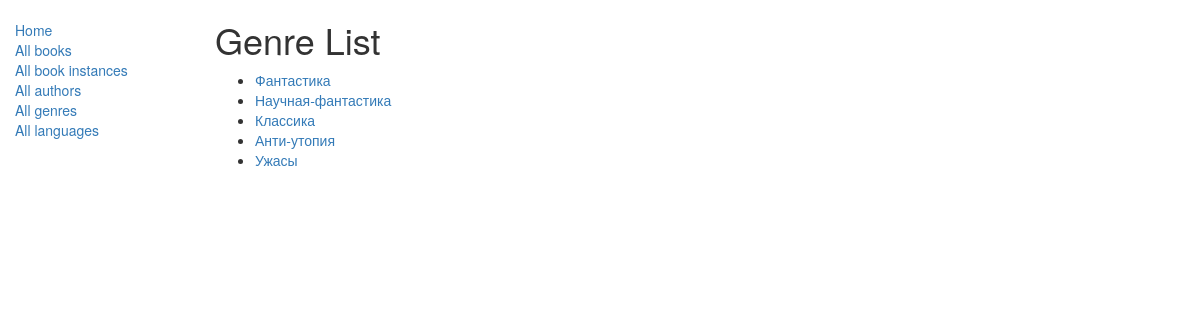
The app's page /catalog/genres/, older data.
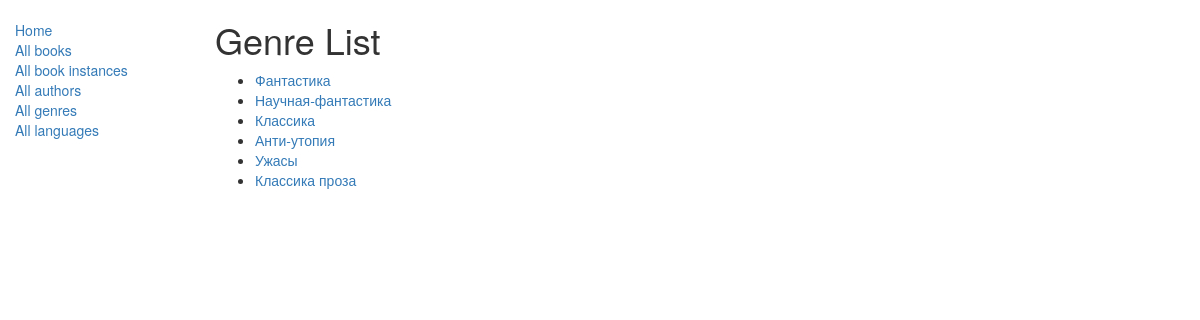
The same page, newer data.
### catalog/models.py (models this page shows)
class Genre(models.Model):
    name = models.CharField(max_length=200, help_text = "Добавьте название жанра (например: Фантастика).")
    def __str__(self):
        return self.name

### catalog/views.py (the view)
# urls.py: path('genres/', views.GenreListView.as_view(), name='genres'),
class GenreListView(generic.ListView):
    model = Genre
    paginate_by = 10

### catalog/templates/catalog/genre_list.html
{% extends "base_generic.html" %}
{% block content %}
<h1>Genre List</h1>
{% if genre_list %}
  <ul>
  {% for genre in genre_list %}
    <li>
      <a href="{{ genre.get_absolute_url }}">
      {{ genre }}
      </a>
    </li>
  {% endfor %}
 </ul>
{% else %}
  <p>There are no genres available.</p>
{% endif %}
{% endblock %}

Row changes from the older to the newer data that the page shows:
added Genre: name "Классика проза"
